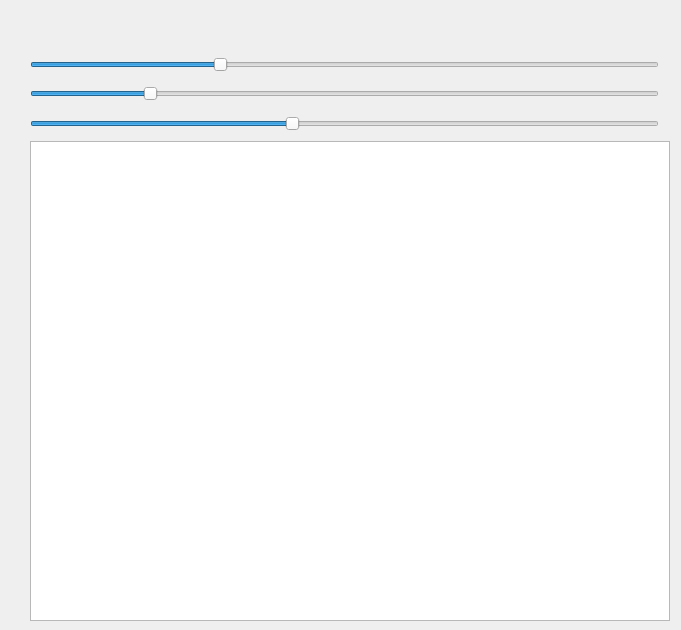
       <widget class="QWidget" name="tab_24">
        <attribute name="title">
         <string>Obiekt 2</string>
        </attribute>
        <widget class="QWidget" name="layoutWidget">
         <property name="geometry">
          <rect>
           <x>30</x>
           <y>10</y>
           <width>642</width>
           <height>611</height>
          </rect>
         </property>
         <layout class="QVBoxLayout" name="verticalLayout_9">
          <item>
           <widget class="QLabel" name="objectLabel2">
            <property name="maximumSize">
             <size>
              <width>16777215</width>
              <height>50</height>
             </size>
            </property>
            <property name="font">
             <font>
              <family>Century Gothic</family>
              <pointsize>20</pointsize>
             </font>
            </property>
            <property name="styleSheet">
             <string notr="true">color:blue;</string>
            </property>
            <property name="text">
             <string/>
            </property>
            <property name="alignment">
             <set>Qt::AlignCenter</set>
            </property>
           </widget>
          </item>
          <item>
           <layout class="QHBoxLayout" name="horizontalLayout_22">
            <item>
             <widget class="QSlider" name="blueSlider1">
              <property name="maximum">
               <number>255</number>
              </property>
              <property name="value">
               <number>76</number>
              </property>
              <property name="orientation">
               <enum>Qt::Horizontal</enum>
              </property>
             </widget>
            </item>
            <item>
             <widget class="QLabel" name="blueColorLabel1">
              <property name="text">
               <string/>
              </property>
             </widget>
            </item>
           </layout>
          </item>
          <item>
           <layout class="QHBoxLayout" name="horizontalLayout_17">
            <item>
             <widget class="QSlider" name="blueSlider2">
              <property name="maximum">
               <number>255</number>
              </property>
              <property name="value">
               <number>47</number>
              </property>
              <property name="orientation">
               <enum>Qt::Horizontal</enum>
              </property>
             </widget>
            </item>
            <item>
             <widget class="QLabel" name="blueColorLabel2">
              <property name="text">
               <string/>
              </property>
             </widget>
            </item>
           </layout>
          </item>
          <item>
           <layout class="QHBoxLayout" name="horizontalLayout_12">
            <item>
             <widget class="QSlider" name="blueSlider3">
              <property name="maximum">
               <number>255</number>
              </property>
              <property name="value">
               <number>106</number>
              </property>
              <property name="orientation">
               <enum>Qt::Horizontal</enum>
              </property>
             </widget>
            </item>
            <item>
             <widget class="QLabel" name="blueColorLabel3">
              <property name="text">
               <string/>
              </property>
             </widget>
            </item>
           </layout>
          </item>
          <item>
           <widget class="QGraphicsView" name="graphicsView_2">
            <property name="sizePolicy">
             <sizepolicy hsizetype="Preferred" vsizetype="Preferred">
              <horstretch>0</horstretch>
              <verstretch>0</verstretch>
             </sizepolicy>
            </property>
            <property name="minimumSize">
             <size>
              <width>640</width>
              <height>480</height>
             </size>
            </property>
            <property name="maximumSize">
             <size>
              <width>640</width>
              <height>480</height>
             </size>
            </property>
           </widget>
          </item>
         </layout>
        </widget>
       </widget>
